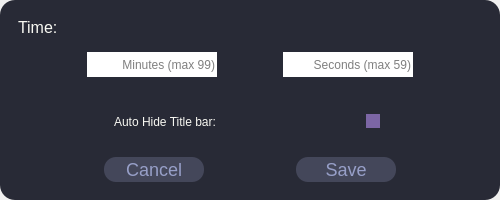
<?xml version="1.0" encoding="UTF-8"?>
<ui version="4.0">
 <class>Settings</class>
 <widget class="QDialog" name="Settings">
  <property name="geometry">
   <rect>
    <x>0</x>
    <y>0</y>
    <width>500</width>
    <height>200</height>
   </rect>
  </property>
  <property name="minimumSize">
   <size>
    <width>500</width>
    <height>200</height>
   </size>
  </property>
  <property name="maximumSize">
   <size>
    <width>500</width>
    <height>200</height>
   </size>
  </property>
  <property name="windowTitle">
   <string>Settings</string>
  </property>
  <property name="styleSheet">
   <string notr="true">QPushButton {
	width: 100px;
	height: 25px;
	color: rgb(151, 159, 200);
	background-color: rgb(68, 71, 90);
	border-radius: 12px;
	font: 18px;
}
      
QPushButton:hover:!pressed {
	background-color: rgb(151, 159, 200);
	color:  rgb(68, 71, 90);
}

QPlainTextEdit {
	border: #fff;
}</string>
  </property>
  <property name="windowFilePath">
   <string notr="true"/>
  </property>
  <layout class="QVBoxLayout" name="verticalLayout_4">
   <property name="spacing">
    <number>0</number>
   </property>
   <property name="leftMargin">
    <number>0</number>
   </property>
   <property name="topMargin">
    <number>0</number>
   </property>
   <property name="rightMargin">
    <number>0</number>
   </property>
   <property name="bottomMargin">
    <number>0</number>
   </property>
   <item>
    <widget class="QFrame" name="container">
     <property name="styleSheet">
      <string notr="true">QFrame {
	background-color: #282a36;
	color: #f8f8f2;
	border-radius: 15px;
	font: 12pt &quot;Ubuntu&quot;;
}</string>
     </property>
     <property name="frameShape">
      <enum>QFrame::NoFrame</enum>
     </property>
     <property name="frameShadow">
      <enum>QFrame::Raised</enum>
     </property>
     <property name="lineWidth">
      <number>1</number>
     </property>
     <layout class="QVBoxLayout" name="verticalLayout_2">
      <item>
       <widget class="QFrame" name="time">
        <property name="frameShape">
         <enum>QFrame::NoFrame</enum>
        </property>
        <property name="frameShadow">
         <enum>QFrame::Raised</enum>
        </property>
        <layout class="QVBoxLayout" name="verticalLayout">
         <item>
          <widget class="QLabel" name="label">
           <property name="font">
            <font>
             <family>Ubuntu</family>
             <pointsize>12</pointsize>
             <italic>false</italic>
             <bold>false</bold>
             <kerning>true</kerning>
            </font>
           </property>
           <property name="text">
            <string>Time:</string>
           </property>
          </widget>
         </item>
         <item>
          <widget class="QFrame" name="frame_2">
           <property name="frameShape">
            <enum>QFrame::StyledPanel</enum>
           </property>
           <property name="frameShadow">
            <enum>QFrame::Raised</enum>
           </property>
           <layout class="QHBoxLayout" name="horizontalLayout_2">
            <item>
             <widget class="QLineEdit" name="leMinutes">
              <property name="minimumSize">
               <size>
                <width>130</width>
                <height>25</height>
               </size>
              </property>
              <property name="maximumSize">
               <size>
                <width>100</width>
                <height>25</height>
               </size>
              </property>
              <property name="layoutDirection">
               <enum>Qt::LeftToRight</enum>
              </property>
              <property name="text">
               <string notr="true"/>
              </property>
              <property name="maxLength">
               <number>2</number>
              </property>
              <property name="frame">
               <bool>false</bool>
              </property>
              <property name="alignment">
               <set>Qt::AlignRight|Qt::AlignTrailing|Qt::AlignVCenter</set>
              </property>
              <property name="placeholderText">
               <string notr="true">Minutes (max 99)</string>
              </property>
              <property name="clearButtonEnabled">
               <bool>false</bool>
              </property>
             </widget>
            </item>
            <item>
             <widget class="QLineEdit" name="leSeconds">
              <property name="minimumSize">
               <size>
                <width>130</width>
                <height>25</height>
               </size>
              </property>
              <property name="maximumSize">
               <size>
                <width>100</width>
                <height>25</height>
               </size>
              </property>
              <property name="text">
               <string notr="true"/>
              </property>
              <property name="maxLength">
               <number>2</number>
              </property>
              <property name="frame">
               <bool>false</bool>
              </property>
              <property name="cursorPosition">
               <number>0</number>
              </property>
              <property name="alignment">
               <set>Qt::AlignRight|Qt::AlignTrailing|Qt::AlignVCenter</set>
              </property>
              <property name="placeholderText">
               <string notr="true">Seconds (max 59)</string>
              </property>
             </widget>
            </item>
           </layout>
          </widget>
         </item>
        </layout>
       </widget>
      </item>
      <item>
       <widget class="QFrame" name="frame">
        <property name="frameShape">
         <enum>QFrame::StyledPanel</enum>
        </property>
        <property name="frameShadow">
         <enum>QFrame::Raised</enum>
        </property>
        <layout class="QHBoxLayout" name="horizontalLayout_3">
         <item>
          <widget class="QLabel" name="label_2">
           <property name="minimumSize">
            <size>
             <width>150</width>
             <height>0</height>
            </size>
           </property>
           <property name="maximumSize">
            <size>
             <width>100</width>
             <height>16777215</height>
            </size>
           </property>
           <property name="text">
            <string>Auto Hide Title bar:</string>
           </property>
          </widget>
         </item>
         <item>
          <widget class="QCheckBox" name="cbHideTitleBar">
           <property name="minimumSize">
            <size>
             <width>20</width>
             <height>0</height>
            </size>
           </property>
           <property name="maximumSize">
            <size>
             <width>20</width>
             <height>16777215</height>
            </size>
           </property>
           <property name="cursor">
            <cursorShape>PointingHandCursor</cursorShape>
           </property>
           <property name="styleSheet">
            <string notr="true">QCheckBox::indicator:checked {
	background-color: rgba(189, 147, 249, 145);
	border: none;
}
QCheckBox::indicator:unchecked{
	background-color: #ff79c6;
	border: none;
}</string>
           </property>
           <property name="text">
            <string/>
           </property>
           <property name="checked">
            <bool>true</bool>
           </property>
          </widget>
         </item>
        </layout>
       </widget>
      </item>
      <item>
       <widget class="QFrame" name="buttons">
        <property name="frameShape">
         <enum>QFrame::StyledPanel</enum>
        </property>
        <property name="frameShadow">
         <enum>QFrame::Raised</enum>
        </property>
        <layout class="QHBoxLayout" name="horizontalLayout">
         <item>
          <widget class="QPushButton" name="btnCancel">
           <property name="minimumSize">
            <size>
             <width>100</width>
             <height>25</height>
            </size>
           </property>
           <property name="maximumSize">
            <size>
             <width>100</width>
             <height>25</height>
            </size>
           </property>
           <property name="cursor">
            <cursorShape>PointingHandCursor</cursorShape>
           </property>
           <property name="text">
            <string>Cancel</string>
           </property>
          </widget>
         </item>
         <item>
          <widget class="QPushButton" name="btnSave">
           <property name="minimumSize">
            <size>
             <width>100</width>
             <height>25</height>
            </size>
           </property>
           <property name="maximumSize">
            <size>
             <width>100</width>
             <height>25</height>
            </size>
           </property>
           <property name="cursor">
            <cursorShape>PointingHandCursor</cursorShape>
           </property>
           <property name="text">
            <string>Save</string>
           </property>
          </widget>
         </item>
        </layout>
       </widget>
      </item>
     </layout>
    </widget>
   </item>
  </layout>
 </widget>
 <resources/>
 <connections/>
</ui>
